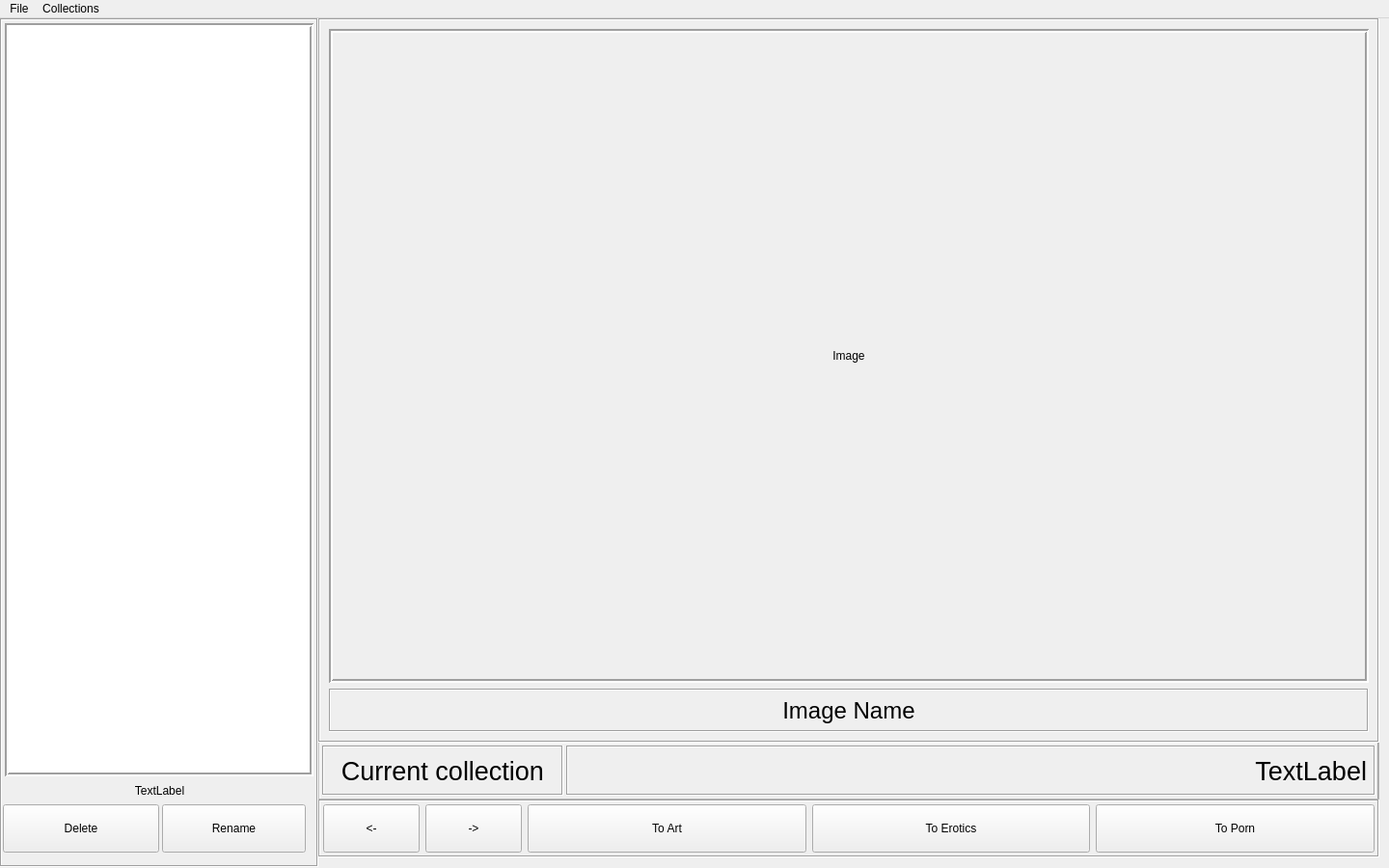
<?xml version="1.0" encoding="UTF-8"?>
<ui version="4.0">
 <class>MainWindow</class>
 <widget class="QMainWindow" name="MainWindow">
  <property name="geometry">
   <rect>
    <x>0</x>
    <y>0</y>
    <width>1440</width>
    <height>900</height>
   </rect>
  </property>
  <property name="minimumSize">
   <size>
    <width>1440</width>
    <height>900</height>
   </size>
  </property>
  <property name="maximumSize">
   <size>
    <width>1440</width>
    <height>900</height>
   </size>
  </property>
  <property name="windowTitle">
   <string>MainWindow</string>
  </property>
  <widget class="QWidget" name="centralwidget">
   <widget class="QFrame" name="verticalFrame_2">
    <property name="geometry">
     <rect>
      <x>330</x>
      <y>0</y>
      <width>1110</width>
      <height>880</height>
     </rect>
    </property>
    <widget class="QFrame" name="verticalFrame_3">
     <property name="geometry">
      <rect>
       <x>0</x>
       <y>750</y>
       <width>1100</width>
       <height>120</height>
      </rect>
     </property>
     <property name="sizePolicy">
      <sizepolicy hsizetype="Preferred" vsizetype="Preferred">
       <horstretch>0</horstretch>
       <verstretch>0</verstretch>
      </sizepolicy>
     </property>
     <property name="frameShape">
      <enum>QFrame::Box</enum>
     </property>
     <property name="frameShadow">
      <enum>QFrame::Sunken</enum>
     </property>
     <widget class="QFrame" name="frame">
      <property name="enabled">
       <bool>true</bool>
      </property>
      <property name="geometry">
       <rect>
        <x>0</x>
        <y>60</y>
        <width>1100</width>
        <height>60</height>
       </rect>
      </property>
      <property name="minimumSize">
       <size>
        <width>1100</width>
        <height>60</height>
       </size>
      </property>
      <property name="maximumSize">
       <size>
        <width>16777215</width>
        <height>60</height>
       </size>
      </property>
      <property name="frameShape">
       <enum>QFrame::Box</enum>
      </property>
      <property name="frameShadow">
       <enum>QFrame::Sunken</enum>
      </property>
      <layout class="QHBoxLayout" name="horizontalLayout">
       <property name="leftMargin">
        <number>3</number>
       </property>
       <property name="topMargin">
        <number>3</number>
       </property>
       <property name="rightMargin">
        <number>3</number>
       </property>
       <property name="bottomMargin">
        <number>3</number>
       </property>
       <item>
        <widget class="QPushButton" name="button_previous_image">
         <property name="sizePolicy">
          <sizepolicy hsizetype="Fixed" vsizetype="Fixed">
           <horstretch>0</horstretch>
           <verstretch>0</verstretch>
          </sizepolicy>
         </property>
         <property name="minimumSize">
          <size>
           <width>100</width>
           <height>50</height>
          </size>
         </property>
         <property name="text">
          <string>&lt;-</string>
         </property>
        </widget>
       </item>
       <item>
        <widget class="QPushButton" name="button_next_image">
         <property name="sizePolicy">
          <sizepolicy hsizetype="Fixed" vsizetype="Fixed">
           <horstretch>0</horstretch>
           <verstretch>0</verstretch>
          </sizepolicy>
         </property>
         <property name="minimumSize">
          <size>
           <width>100</width>
           <height>50</height>
          </size>
         </property>
         <property name="text">
          <string>-&gt;</string>
         </property>
        </widget>
       </item>
       <item>
        <widget class="QPushButton" name="button_to_art">
         <property name="sizePolicy">
          <sizepolicy hsizetype="Preferred" vsizetype="Fixed">
           <horstretch>0</horstretch>
           <verstretch>0</verstretch>
          </sizepolicy>
         </property>
         <property name="minimumSize">
          <size>
           <width>100</width>
           <height>50</height>
          </size>
         </property>
         <property name="maximumSize">
          <size>
           <width>400</width>
           <height>16777215</height>
          </size>
         </property>
         <property name="text">
          <string>To Art</string>
         </property>
        </widget>
       </item>
       <item>
        <widget class="QPushButton" name="button_to_erotics">
         <property name="sizePolicy">
          <sizepolicy hsizetype="Preferred" vsizetype="Fixed">
           <horstretch>0</horstretch>
           <verstretch>0</verstretch>
          </sizepolicy>
         </property>
         <property name="minimumSize">
          <size>
           <width>100</width>
           <height>50</height>
          </size>
         </property>
         <property name="maximumSize">
          <size>
           <width>400</width>
           <height>16777215</height>
          </size>
         </property>
         <property name="text">
          <string>To Erotics</string>
         </property>
        </widget>
       </item>
       <item>
        <widget class="QPushButton" name="button_to_porn">
         <property name="sizePolicy">
          <sizepolicy hsizetype="Preferred" vsizetype="Fixed">
           <horstretch>0</horstretch>
           <verstretch>0</verstretch>
          </sizepolicy>
         </property>
         <property name="minimumSize">
          <size>
           <width>100</width>
           <height>50</height>
          </size>
         </property>
         <property name="maximumSize">
          <size>
           <width>400</width>
           <height>16777215</height>
          </size>
         </property>
         <property name="layoutDirection">
          <enum>Qt::RightToLeft</enum>
         </property>
         <property name="text">
          <string>To Porn</string>
         </property>
        </widget>
       </item>
      </layout>
     </widget>
     <widget class="QFrame" name="frame_2">
      <property name="geometry">
       <rect>
        <x>0</x>
        <y>0</y>
        <width>1100</width>
        <height>60</height>
       </rect>
      </property>
      <property name="frameShape">
       <enum>QFrame::StyledPanel</enum>
      </property>
      <property name="frameShadow">
       <enum>QFrame::Raised</enum>
      </property>
      <layout class="QHBoxLayout" name="horizontalLayout_3">
       <property name="spacing">
        <number>3</number>
       </property>
       <property name="leftMargin">
        <number>3</number>
       </property>
       <property name="topMargin">
        <number>3</number>
       </property>
       <property name="rightMargin">
        <number>3</number>
       </property>
       <property name="bottomMargin">
        <number>3</number>
       </property>
       <item>
        <widget class="QLabel" name="label_current_collection_0">
         <property name="maximumSize">
          <size>
           <width>250</width>
           <height>16777215</height>
          </size>
         </property>
         <property name="font">
          <font>
           <pointsize>20</pointsize>
           <weight>50</weight>
           <italic>false</italic>
           <bold>false</bold>
          </font>
         </property>
         <property name="frameShape">
          <enum>QFrame::Box</enum>
         </property>
         <property name="frameShadow">
          <enum>QFrame::Sunken</enum>
         </property>
         <property name="text">
          <string>Current collection</string>
         </property>
         <property name="alignment">
          <set>Qt::AlignCenter</set>
         </property>
        </widget>
       </item>
       <item>
        <widget class="QLabel" name="label_current_collection_1">
         <property name="font">
          <font>
           <pointsize>20</pointsize>
          </font>
         </property>
         <property name="layoutDirection">
          <enum>Qt::RightToLeft</enum>
         </property>
         <property name="frameShape">
          <enum>QFrame::Box</enum>
         </property>
         <property name="frameShadow">
          <enum>QFrame::Sunken</enum>
         </property>
         <property name="text">
          <string>TextLabel</string>
         </property>
         <property name="scaledContents">
          <bool>false</bool>
         </property>
         <property name="alignment">
          <set>Qt::AlignRight|Qt::AlignTrailing|Qt::AlignVCenter</set>
         </property>
         <property name="margin">
          <number>6</number>
         </property>
        </widget>
       </item>
      </layout>
     </widget>
    </widget>
    <widget class="QFrame" name="verticalFrame">
     <property name="geometry">
      <rect>
       <x>0</x>
       <y>0</y>
       <width>1100</width>
       <height>751</height>
      </rect>
     </property>
     <property name="frameShape">
      <enum>QFrame::Box</enum>
     </property>
     <property name="frameShadow">
      <enum>QFrame::Sunken</enum>
     </property>
     <layout class="QVBoxLayout" name="verticalLayout">
      <item>
       <widget class="QLabel" name="label_current_image_image">
        <property name="sizePolicy">
         <sizepolicy hsizetype="Preferred" vsizetype="Preferred">
          <horstretch>0</horstretch>
          <verstretch>0</verstretch>
         </sizepolicy>
        </property>
        <property name="minimumSize">
         <size>
          <width>950</width>
          <height>640</height>
         </size>
        </property>
        <property name="layoutDirection">
         <enum>Qt::LeftToRight</enum>
        </property>
        <property name="frameShape">
         <enum>QFrame::Box</enum>
        </property>
        <property name="frameShadow">
         <enum>QFrame::Sunken</enum>
        </property>
        <property name="lineWidth">
         <number>2</number>
        </property>
        <property name="text">
         <string>Image</string>
        </property>
        <property name="scaledContents">
         <bool>false</bool>
        </property>
        <property name="alignment">
         <set>Qt::AlignCenter</set>
        </property>
        <property name="margin">
         <number>3</number>
        </property>
       </widget>
      </item>
      <item>
       <widget class="QLabel" name="label_current_image_name">
        <property name="maximumSize">
         <size>
          <width>16777215</width>
          <height>45</height>
         </size>
        </property>
        <property name="font">
         <font>
          <pointsize>18</pointsize>
         </font>
        </property>
        <property name="frameShape">
         <enum>QFrame::Box</enum>
        </property>
        <property name="frameShadow">
         <enum>QFrame::Sunken</enum>
        </property>
        <property name="text">
         <string>Image Name</string>
        </property>
        <property name="alignment">
         <set>Qt::AlignCenter</set>
        </property>
       </widget>
      </item>
     </layout>
    </widget>
   </widget>
   <widget class="QFrame" name="verticalFrame">
    <property name="geometry">
     <rect>
      <x>0</x>
      <y>0</y>
      <width>330</width>
      <height>880</height>
     </rect>
    </property>
    <property name="sizePolicy">
     <sizepolicy hsizetype="Minimum" vsizetype="Preferred">
      <horstretch>0</horstretch>
      <verstretch>0</verstretch>
     </sizepolicy>
    </property>
    <property name="sizeIncrement">
     <size>
      <width>0</width>
      <height>0</height>
     </size>
    </property>
    <property name="layoutDirection">
     <enum>Qt::LeftToRight</enum>
    </property>
    <property name="autoFillBackground">
     <bool>false</bool>
    </property>
    <property name="frameShape">
     <enum>QFrame::Box</enum>
    </property>
    <property name="frameShadow">
     <enum>QFrame::Sunken</enum>
    </property>
    <widget class="QFrame" name="gridFrame">
     <property name="geometry">
      <rect>
       <x>0</x>
       <y>800</y>
       <width>320</width>
       <height>81</height>
      </rect>
     </property>
     <property name="sizePolicy">
      <sizepolicy hsizetype="Preferred" vsizetype="Preferred">
       <horstretch>0</horstretch>
       <verstretch>0</verstretch>
      </sizepolicy>
     </property>
     <layout class="QGridLayout" name="gridLayout">
      <property name="leftMargin">
       <number>3</number>
      </property>
      <property name="topMargin">
       <number>3</number>
      </property>
      <property name="rightMargin">
       <number>3</number>
      </property>
      <property name="bottomMargin">
       <number>3</number>
      </property>
      <property name="spacing">
       <number>3</number>
      </property>
      <item row="1" column="2">
       <widget class="QPushButton" name="button_rename_image">
        <property name="sizePolicy">
         <sizepolicy hsizetype="Fixed" vsizetype="Fixed">
          <horstretch>0</horstretch>
          <verstretch>0</verstretch>
         </sizepolicy>
        </property>
        <property name="minimumSize">
         <size>
          <width>149</width>
          <height>50</height>
         </size>
        </property>
        <property name="text">
         <string>Rename</string>
        </property>
       </widget>
      </item>
      <item row="1" column="1">
       <widget class="QPushButton" name="button_delete_image">
        <property name="minimumSize">
         <size>
          <width>100</width>
          <height>50</height>
         </size>
        </property>
        <property name="text">
         <string>Delete</string>
        </property>
       </widget>
      </item>
     </layout>
    </widget>
    <widget class="QListWidget" name="listWidget_image_list">
     <property name="geometry">
      <rect>
       <x>5</x>
       <y>5</y>
       <width>320</width>
       <height>781</height>
      </rect>
     </property>
     <property name="sizePolicy">
      <sizepolicy hsizetype="Preferred" vsizetype="MinimumExpanding">
       <horstretch>0</horstretch>
       <verstretch>0</verstretch>
      </sizepolicy>
     </property>
     <property name="frameShape">
      <enum>QFrame::Box</enum>
     </property>
     <property name="lineWidth">
      <number>2</number>
     </property>
    </widget>
    <widget class="QLabel" name="label_items_in_list">
     <property name="geometry">
      <rect>
       <x>10</x>
       <y>790</y>
       <width>311</width>
       <height>21</height>
      </rect>
     </property>
     <property name="text">
      <string>TextLabel</string>
     </property>
     <property name="alignment">
      <set>Qt::AlignCenter</set>
     </property>
    </widget>
   </widget>
  </widget>
  <widget class="QMenuBar" name="menuBar">
   <property name="enabled">
    <bool>true</bool>
   </property>
   <property name="geometry">
    <rect>
     <x>0</x>
     <y>0</y>
     <width>1440</width>
     <height>21</height>
    </rect>
   </property>
   <widget class="QMenu" name="menuFile">
    <property name="title">
     <string>File</string>
    </property>
    <addaction name="actionOpen_Folder"/>
    <addaction name="actionRefresh_List"/>
    <addaction name="actionSettings"/>
    <addaction name="actionExit"/>
   </widget>
   <widget class="QMenu" name="menuCollections">
    <property name="title">
     <string>Collections</string>
    </property>
    <addaction name="actionAll_Images"/>
    <addaction name="separator"/>
    <addaction name="actionPorn"/>
    <addaction name="actionErotics"/>
    <addaction name="actionArt"/>
    <addaction name="separator"/>
    <addaction name="actionRecycle_bin"/>
   </widget>
   <addaction name="menuFile"/>
   <addaction name="menuCollections"/>
  </widget>
  <action name="actionOpen_Folder">
   <property name="text">
    <string>Open</string>
   </property>
  </action>
  <action name="actionCollections">
   <property name="text">
    <string>Collections</string>
   </property>
  </action>
  <action name="actionSettings">
   <property name="text">
    <string>Settings</string>
   </property>
  </action>
  <action name="actionExit">
   <property name="text">
    <string>Exit</string>
   </property>
  </action>
  <action name="actionNew_Collection">
   <property name="text">
    <string>New Collection</string>
   </property>
  </action>
  <action name="actionAll_Images">
   <property name="text">
    <string>All Images</string>
   </property>
  </action>
  <action name="actionUnsorted">
   <property name="text">
    <string>Unsorted</string>
   </property>
  </action>
  <action name="actioncol">
   <property name="text">
    <string>col</string>
   </property>
  </action>
  <action name="actionPorn">
   <property name="text">
    <string>Porn</string>
   </property>
  </action>
  <action name="actionErotics">
   <property name="text">
    <string>Erotics</string>
   </property>
  </action>
  <action name="actionArt">
   <property name="text">
    <string>Art</string>
   </property>
  </action>
  <action name="actionRecycle_bin">
   <property name="text">
    <string>Recycle bin</string>
   </property>
  </action>
  <action name="actionRefresh_List">
   <property name="text">
    <string>Refresh List</string>
   </property>
  </action>
 </widget>
 <resources/>
 <connections/>
</ui>
